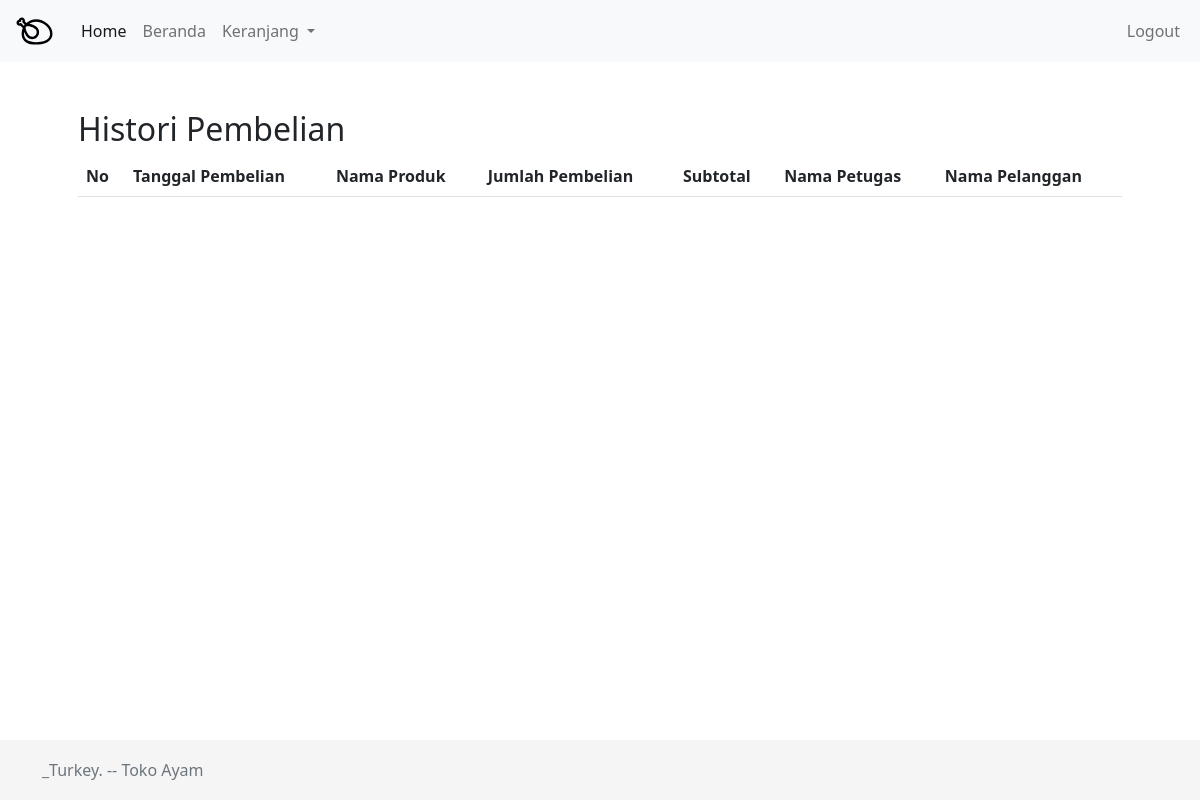
Before: /histori_pembelian.php (signed in) with the older database file.
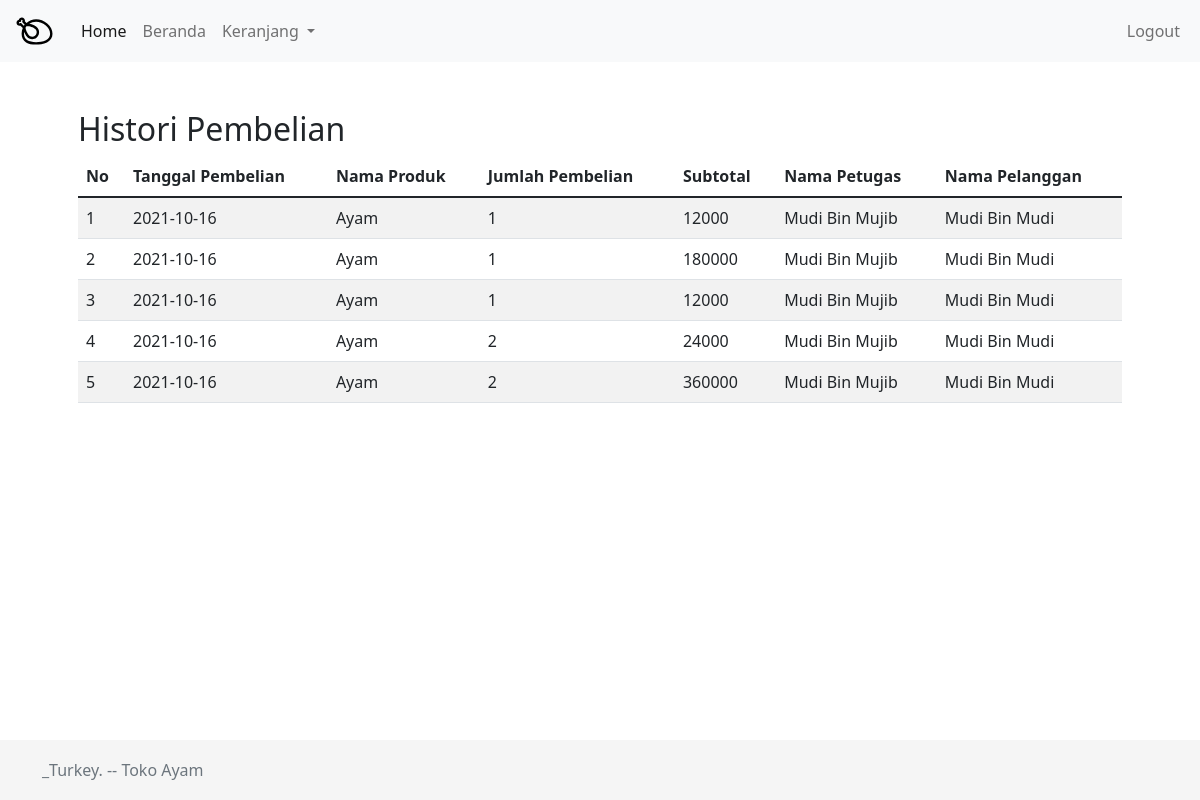
After: the same page with the newer database file.
### tables this page shows
CREATE TABLE `transaksi` (
  `id_transaksi` int(11) NOT NULL AUTO_INCREMENT,
  `id_pelanggan` int(11) NOT NULL,
  `id_petugas` int(11) NOT NULL,
  `tgl_transaksi` date NOT NULL,
  PRIMARY KEY (`id_transaksi`)
);

CREATE TABLE `produk` (
  `id_produk` int(11) NOT NULL AUTO_INCREMENT,
  `nama_produk` varchar(100) NOT NULL,
  `deskripsi` text NOT NULL,
  `harga` int(11) NOT NULL,
  `foto_produk` varchar(255) NOT NULL,
  PRIMARY KEY (`id_produk`)
);

CREATE TABLE `detail_transaksi` (
  `id_detail_transaksi` int(11) NOT NULL AUTO_INCREMENT,
  `id_transaksi` int(11) NOT NULL,
  `id_produk` int(11) NOT NULL,
  `qty` int(11) NOT NULL,
  `subtotal` int(11) NOT NULL,
  PRIMARY KEY (`id_detail_transaksi`)
);

CREATE TABLE `petugas` (
  `id_petugas` int(11) NOT NULL AUTO_INCREMENT,
  `nama_petugas` varchar(100) NOT NULL,
  `username` varchar(100) NOT NULL,
  `password` varchar(100) NOT NULL,
  `level` varchar(100) NOT NULL,
  PRIMARY KEY (`id_petugas`)
);

CREATE TABLE `pelanggan` (
  `id_pelanggan` int(11) NOT NULL AUTO_INCREMENT,
  `nama` varchar(100) NOT NULL,
  `alamat` text NOT NULL,
  `telp` varchar(50) NOT NULL,
  PRIMARY KEY (`id_pelanggan`)
);

### histori_pembelian.php (the view)
<?php
include "header.php";
?>
<h2>Histori Pembelian</h2>
<table class="table table-hover table-striped">
	<thead>
		<th>No</th>
		<th>Tanggal Pembelian</th>
		<th>Nama Produk</th>
		<th>Jumlah Pembelian</th>
		<th>Subtotal</th>
		<th>Nama Petugas</th>
		<th>Nama Pelanggan</th>
	</thead>
	<tbody>
		<?php
		include "db.php";
		$query_result = $conn->query("SELECT * FROM transaksi, detail_transaksi, produk, petugas, pelanggan"
			. " WHERE detail_transaksi.id_transaksi = transaksi.id_transaksi"
			. " AND detail_transaksi.id_produk = produk.id_produk"
			. " AND transaksi.id_petugas = petugas.id_petugas"
			. " AND transaksi.id_pelanggan = pelanggan.id_pelanggan");
		$index = 0;
		while ($transaksi = $query_result->fetch_assoc()) {
			$index++;
			echo "<tr>";
			echo "<td>{$index}</td>";
			echo "<td>{$transaksi["tgl_transaksi"]}</td>";
			echo "<td>{$transaksi["nama_produk"]}</td>";
			echo "<td>{$transaksi["qty"]}</td>";
			echo "<td>{$transaksi["subtotal"]}</td>";
			echo "<td>{$transaksi["nama_petugas"]}</td>";
			echo "<td>{$transaksi["nama"]}</td>";
			echo "</tr>";
		}
		?>
	</tbody>
</table>
<?php
include "footer.php";
?>

Changed rows visible on the page:
added transaksi: tgl_transaksi "2021-10-16", produk.nama_produk "Ayam", detail_transaksi.qty "1", detail_transaksi.subtotal "12000", id_petugas.nama_petugas "Mudi Bin Mujib", id_pelanggan.nama "Mudi Bin Mudi", detail_transaksi.subtotal "180000"
added transaksi: tgl_transaksi "2021-10-16", produk.nama_produk "Ayam", detail_transaksi.qty "1", detail_transaksi.subtotal "12000", id_petugas.nama_petugas "Mudi Bin Mujib", id_pelanggan.nama "Mudi Bin Mudi"
added transaksi: tgl_transaksi "2021-10-16", produk.nama_produk "Ayam", detail_transaksi.qty "2", detail_transaksi.subtotal "24000", id_petugas.nama_petugas "Mudi Bin Mujib", id_pelanggan.nama "Mudi Bin Mudi", detail_transaksi.subtotal "360000"
